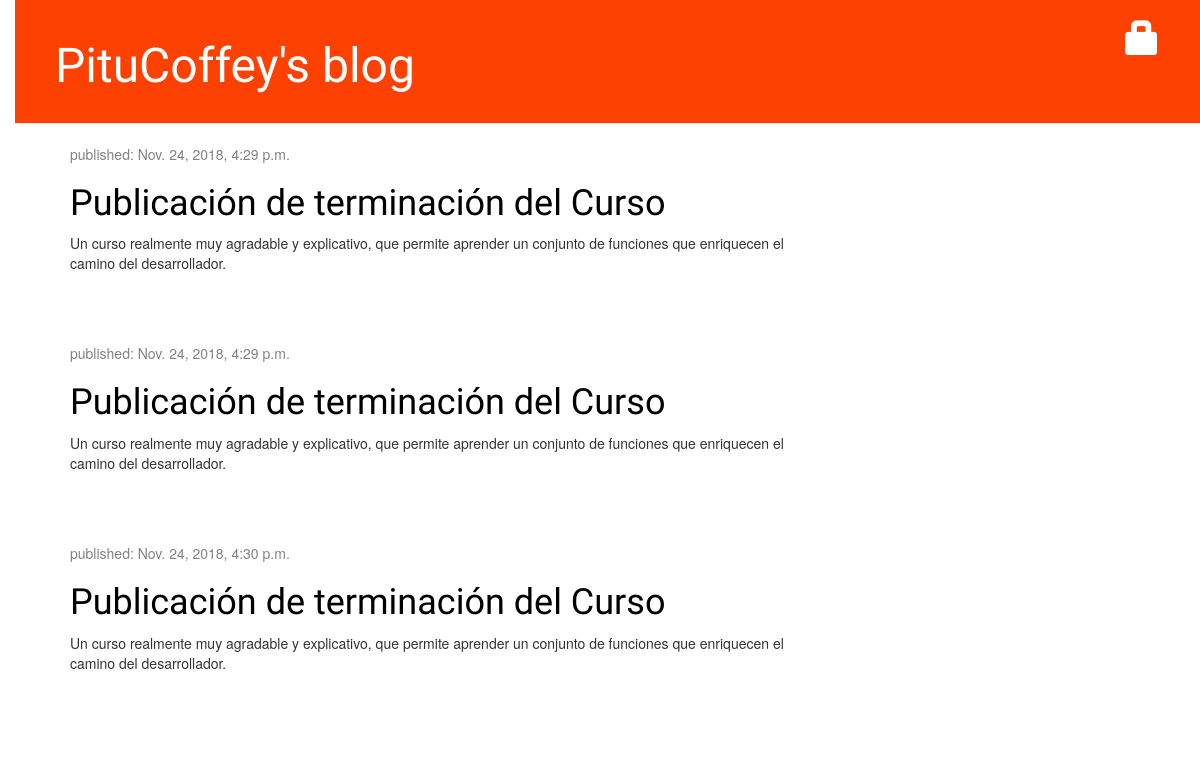
Before: / with the older database file.
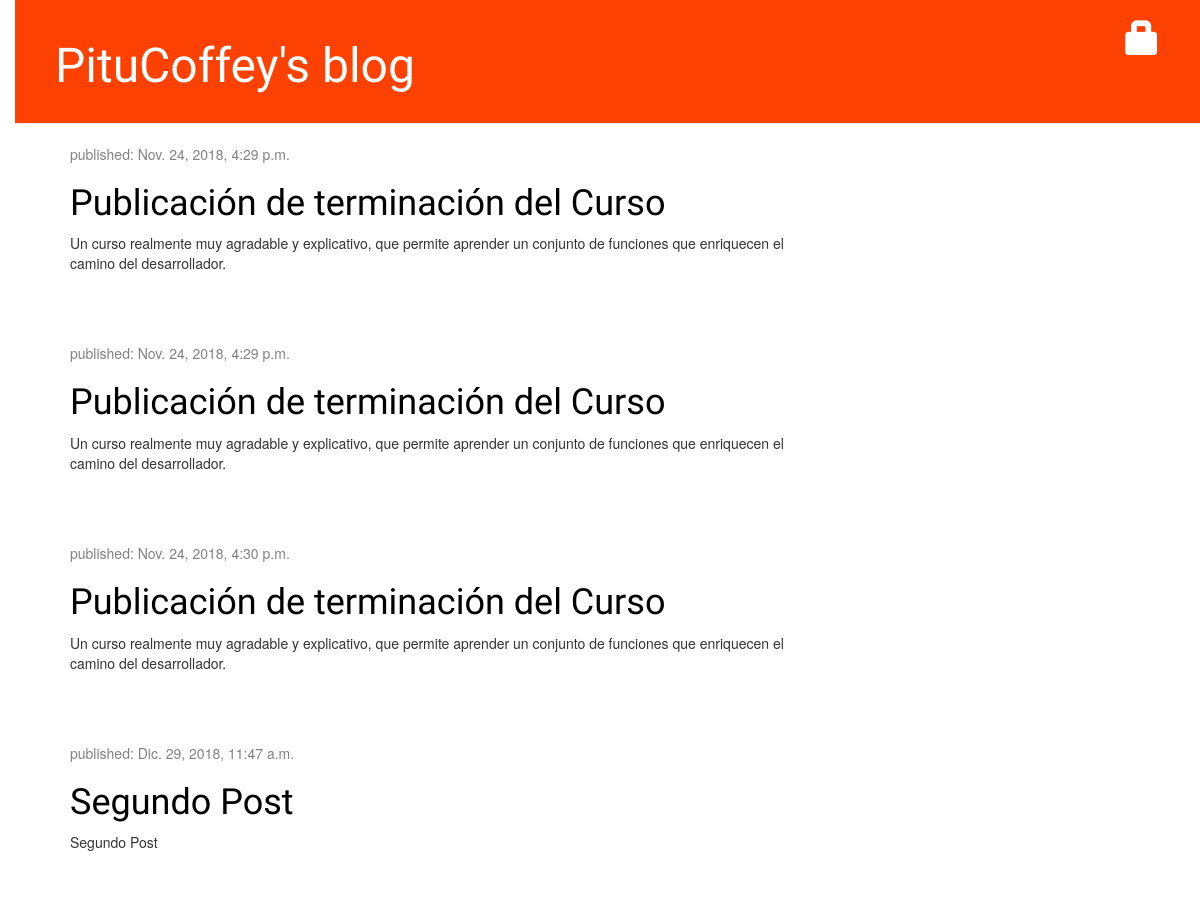
After: the same page with the newer database file.
### blog/models.py (models this page shows, shortened)
class Post(models.Model):
    author = models.ForeignKey('auth.User')
    title = models.CharField(max_length=200)
    text = models.TextField()
    created_date = models.DateTimeField(
            default=timezone.now)
    published_date = models.DateTimeField(
            blank=True, null=True)

### blog/views.py (the view)
# urls.py: url(r'^$', views.post_list, name='post_list'),
def post_list(request):
    posts = Post.objects.filter(published_date__lte=timezone.now()).order_by('published_date')
    return render(request, 'blog/post_list.html', {'posts': posts})

### blog/templates/blog/post_list.html
{% extends 'blog/base.html' %}
{% block content %}
  {% for post in posts %}
      <div class="post">
          <div class="date">
              <p>published: {{ post.published_date }}</p>
          </div>
          <h1><a href="{% url 'post_detail' pk=post.pk %}">{{ post.title }}</a></h1>
          <p>{{ post.text|linebreaksbr }}</p>
      </div>
  {% endfor %}
{% endblock %}

Changed rows visible on the page:
now on this page (row edited): Post: published_date "Dic. 29, 2018, 11:47 a.m.", title "Segundo Post", text "Segundo Post"
